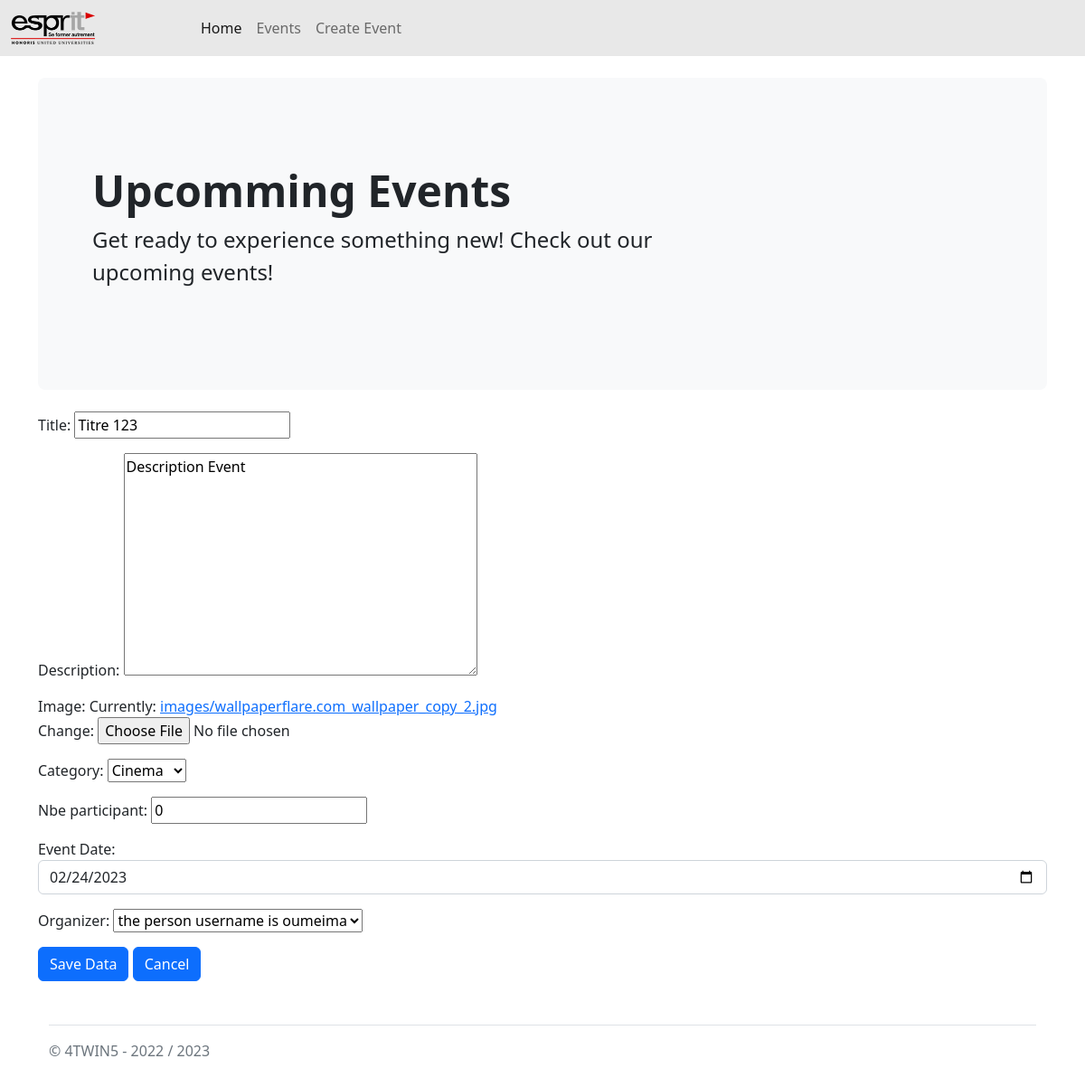
/events/eventsUpdateView/1, run on an earlier commit of the app's database.
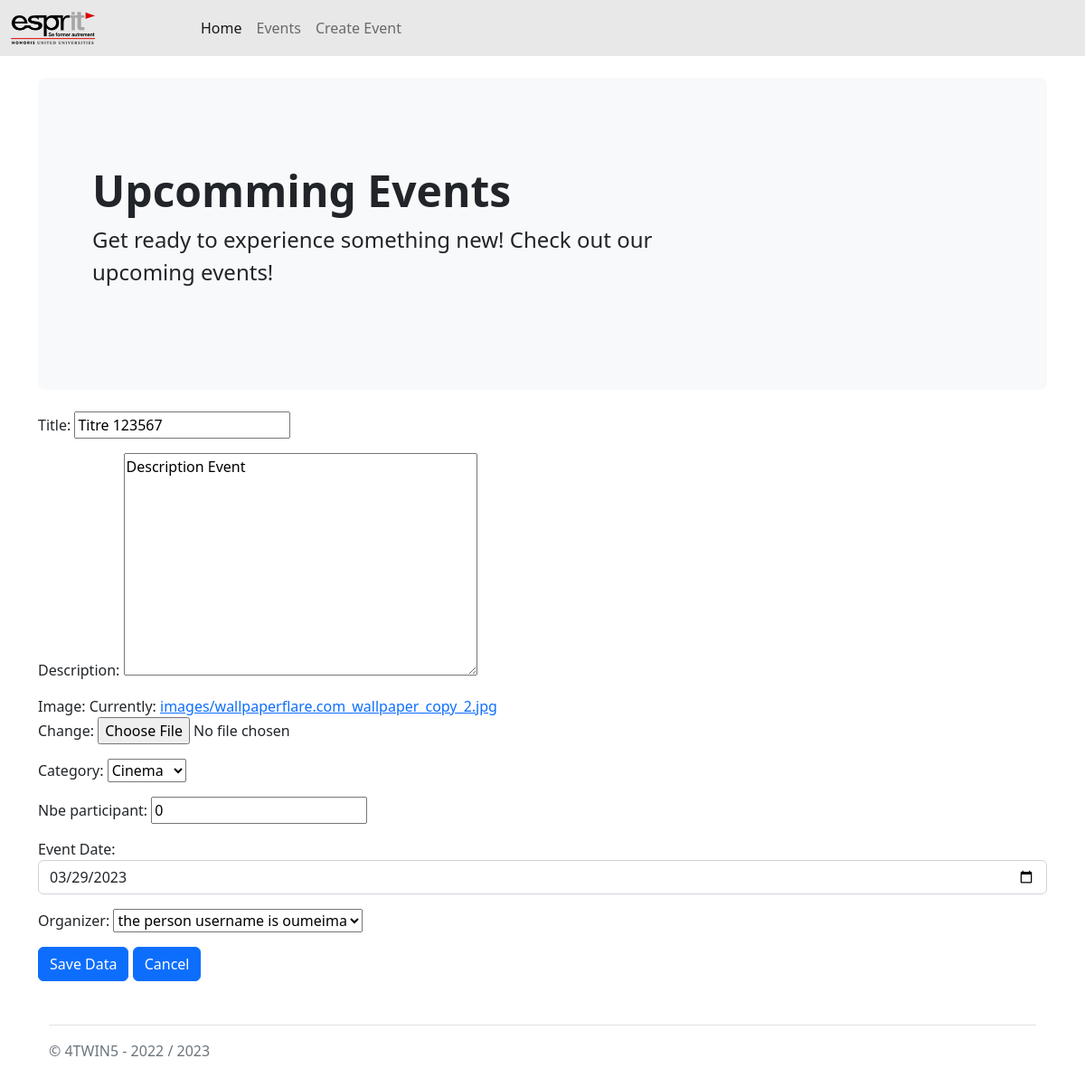
And on a later commit of the database.
### events/models.py (models this page shows, shortened)
class Event(models.Model):
    title = models.CharField(max_length=255,blank=False, validators=[title_valid])
    description = models.TextField()
    image =models.ImageField(upload_to='images/')
    CHOIX =(
        ('Musique','Musique'),
        ('Cinema','Cinema'),
        ('Sport','Sport')
    )
    category =models.CharField('category',choices=CHOIX , max_length=8)
    state =models.BooleanField(default=False)
    nbe_participant =models.IntegerField(default=0,
            validators=[MinValueValidator(limit_value=0,message='le nombre de participant doit être positif')])
    evt_date = models.DateField()
    created_at = models.DateTimeField(auto_now_add=True)
    updated_at = models.DateTimeField(auto_now=True)
    organizer = models.ForeignKey(Person,on_delete=models.CASCADE)
    participations = models.ManyToManyField(Person ,related_name= 'participations' , through='Participation')
    class Meta:
        constraints =[
            models.CheckConstraint(
                check=models.Q(
                   evt_date__gte= date.today()
                ),
                name='the event date is invalid'
                ),
        ]
        verbose_name =('Evenement')
        verbose_name_plural ='Evenements'

### events/views.py (the view)
# urls.py: path('eventsUpdateView/<int:pk>' , UpdateEvent.as_view(),name='update_events_view') ,
class UpdateEvent(UpdateView):
    model=Event
    template_name="events/event_form.html"
    form_class=EventModelForm
    success_url= reverse_lazy('list_events_view')

### events/forms.py
class EventModelForm(forms.ModelForm):
    class Meta:
        model =Event
        fields=['title','description','image','category',
                'nbe_participant','evt_date','organizer']
    evt_date =forms.DateField(
        label="Event Date",
        widget=forms.DateInput(attrs={
            'type' : 'date',
            'class' :'form-control date-input'
        })
    )
    organizer =forms.ModelChoiceField(label="Organizer",queryset=Person.objects.all())

### users/models.py (called while the page is built)
    def __str__(self):
        return f"the person username is {self.username}"

### Atelier/Templates/events/event_form.html (shortened to what this page needs)
{% extends 'base.html' %}
{% block content %}
<form method="POST" action="" enctype="multipart/form-data">
 {{form.as_p}}
 <input type="submit" value="Save Data" class="btn btn-primary" />
 <input type="reset" value="Cancel" class="btn btn-primary" />
{% endblock  %}

What changed in the data, as far as the page shows it:
changed Event "Description Event": title "Titre 123" → "Titre 123567"; evt_date "02/24/2023" → "03/29/2023"
